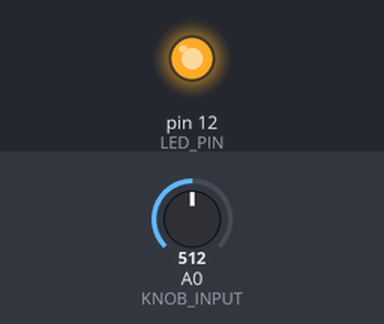
A sketch run on a simulated Arduino Uno, built with avr-gcc and run on an emulated ATmega328P. Parts: output pins drawn as LEDs (lit = HIGH). The inputs (shaded band) are chosen by the test bench; at power-on: A0 (KNOB_INPUT) = 512. What the sketch prints to the serial monitor is not drawn.

Above: at 2.9 s.
3.0 s: A0 (KNOB_INPUT) set to 122
At 3.9 s:
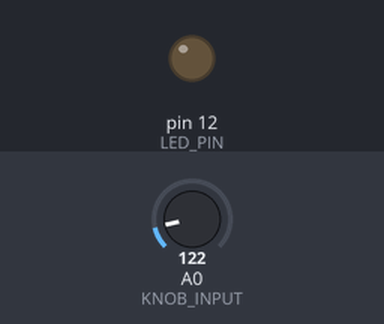
6.5 s: A0 (KNOB_INPUT) set to 0
Timing chart, 0 to 16.0 s (numbered marks = the images above; inputs shaded):
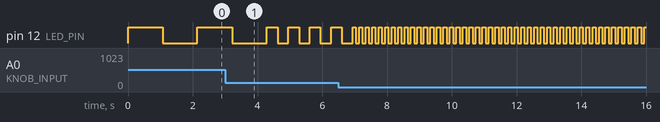

The sketch:

knob_example.ino
```cpp
/*
 * This file contains an example of code that uses a potentiometer (knob) which controls how fast an LED blinks.
 *
 * The wiring for this project is as follows:
 * - 1 LED wired to pin #12 (pin #12 -> resistor -> positive LED leg; negative LED leg -> ground)
 * - 1 potentiometer wired to analog input 0 (A0) (5V power -> potentiometer; potentiometer -> ground; potentiometer -> A0)
 *
 * See https://github.com/Beaver-Country-Day-School/arduino_examples for other examples.
 */

const int LED_PIN = 12;
const int KNOB_INPUT = A0; // analog pin 0

void setup() {
  // put your setup code here, to run once:
  pinMode(LED_PIN, OUTPUT);
  Serial.begin(9600); // open the serial port at 9600 bps:
}

void loop() {
  int knobValue = analogRead(KNOB_INPUT);
  Serial.println(knobValue);

  // The "map" function maps a value from one range into another.
  // The knob input will give us values from roughly 0 to 1000.
  // We want the delay in our blinks to be between 100 and 2000 milliseconds
  int blinkSpeed = map(knobValue, 0, 1000, 100, 2000);

  digitalWrite(LED_PIN, HIGH);
  delay(blinkSpeed);
  digitalWrite(LED_PIN, LOW);
  delay(blinkSpeed);
}
```

Measured:
- by itself, pin 12 (LED_PIN): repeats every 0.20 s: HIGH 0.10 s, LOW 0.10 s
